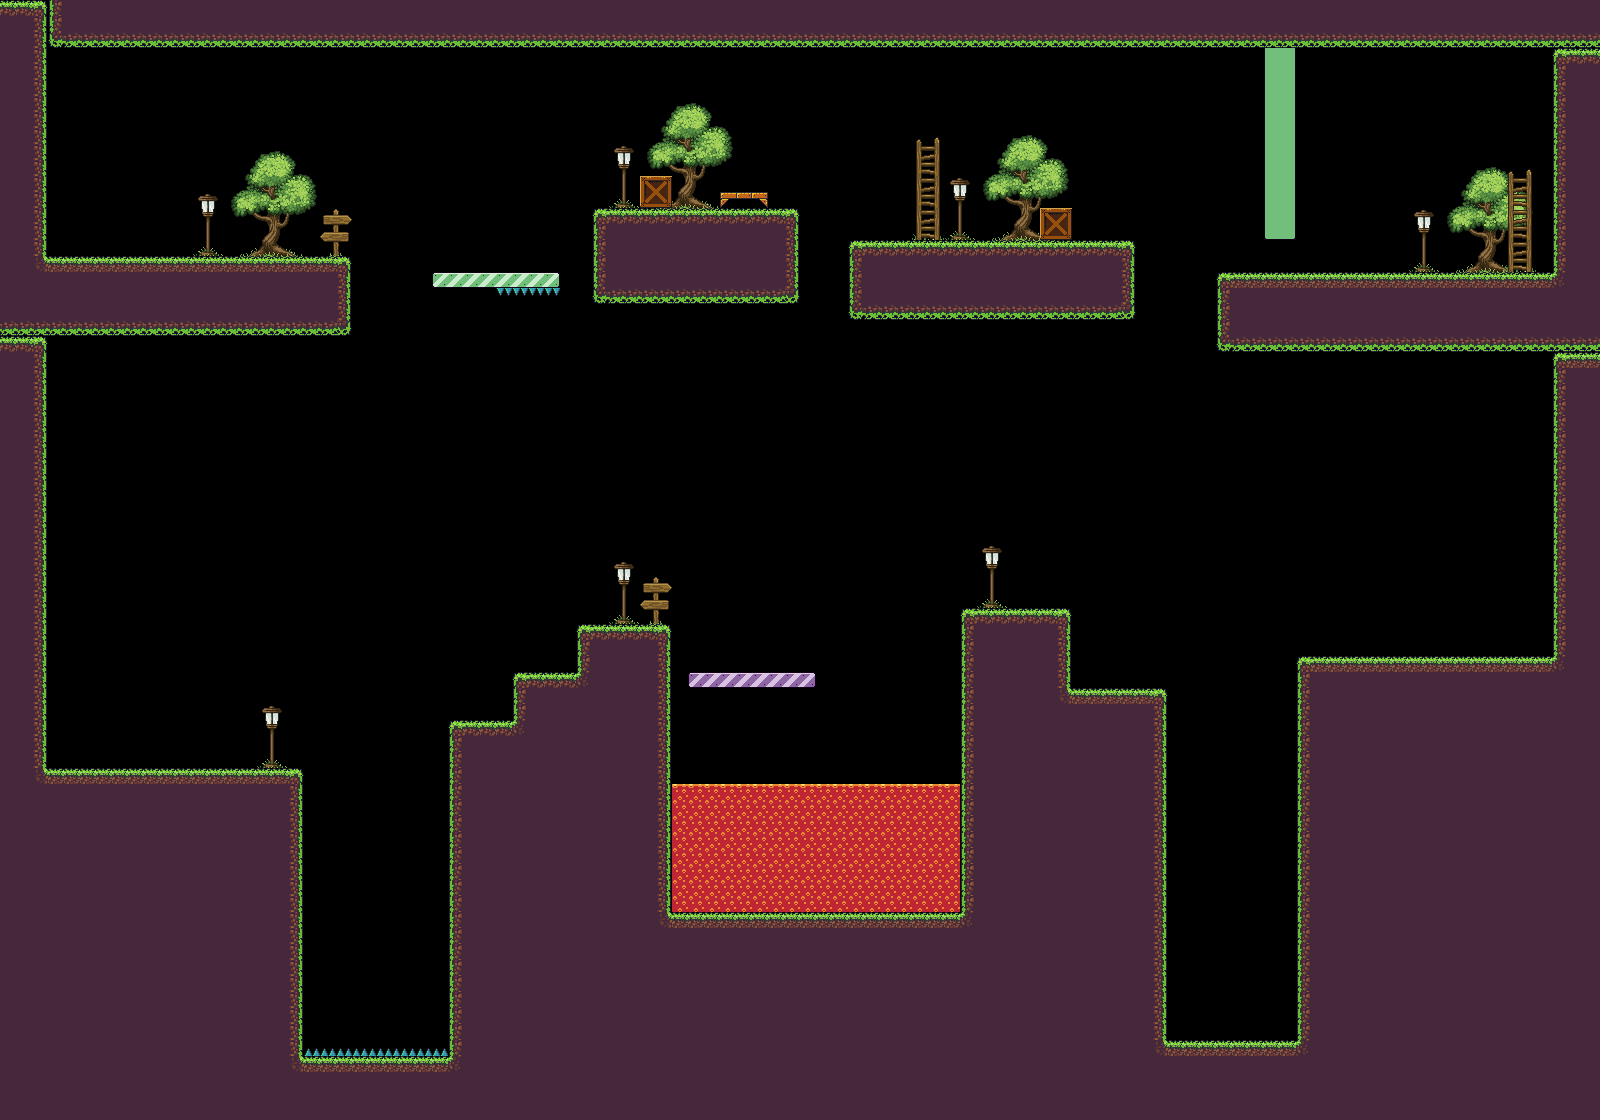

A 2D game scene composited from a Tiled map and its tileset images. What follows is a short description and the map's XML, with each tile layer's data collapsed to a summary:
An orthogonal 100x70 tile map with 16x16 px tiles, 2 tile layers (World Background, Player Path) and 3 objects.

<map version="1.2" tiledversion="1.3.2" orientation="orthogonal" renderorder="right-down" compressionlevel="0" width="100" height="70" tilewidth="16" tileheight="16" infinite="0" nextlayerid="5" nextobjectid="7">
 <editorsettings>
  <export target="LevelA2.json" format="json" />
 </editorsettings>
 <tileset firstgid="1" name="TilesSet16x16(E)" tilewidth="16" tileheight="16" tilecount="8640" columns="108">
  <image source="TilesSet16x16(E).png" width="1728" height="1280" />
 </tileset>
 <objectgroup id="3" name="Collectibles" visible="0">
  <object id="1" x="117" y="150.5" width="48.3333" height="19">
   <text fontfamily="MS Shell Dlg 2" pixelsize="17" wrap="1" color="#000000" bold="1">Coins</text>
  </object>
  <object id="5" x="1462.11" y="572.864" width="53.4242" height="45.9091">
   <text fontfamily="MS Shell Dlg 2" pixelsize="17" wrap="1" color="#000000" bold="1">Coins 6x6</text>
  </object>
 </objectgroup>
 <objectgroup id="4" name="SpawnPoint" visible="0">
  <object id="6" x="87.8333" y="691.833" width="144.333" height="29">
   <text pixelsize="18" wrap="1" color="#ffff00" bold="1">Spawn Point</text>
  </object>
 </objectgroup>
 <layer id="2" name="World Background" width="100" height="70">
  <data>[7000 cells, 255 non-empty, 62 distinct tile ids]</data>
 </layer>
 <layer id="1" name="Player Path" width="100" height="70">
  <data>[7000 cells, 3216 non-empty, 49 distinct tile ids]</data>
 </layer>
</map>